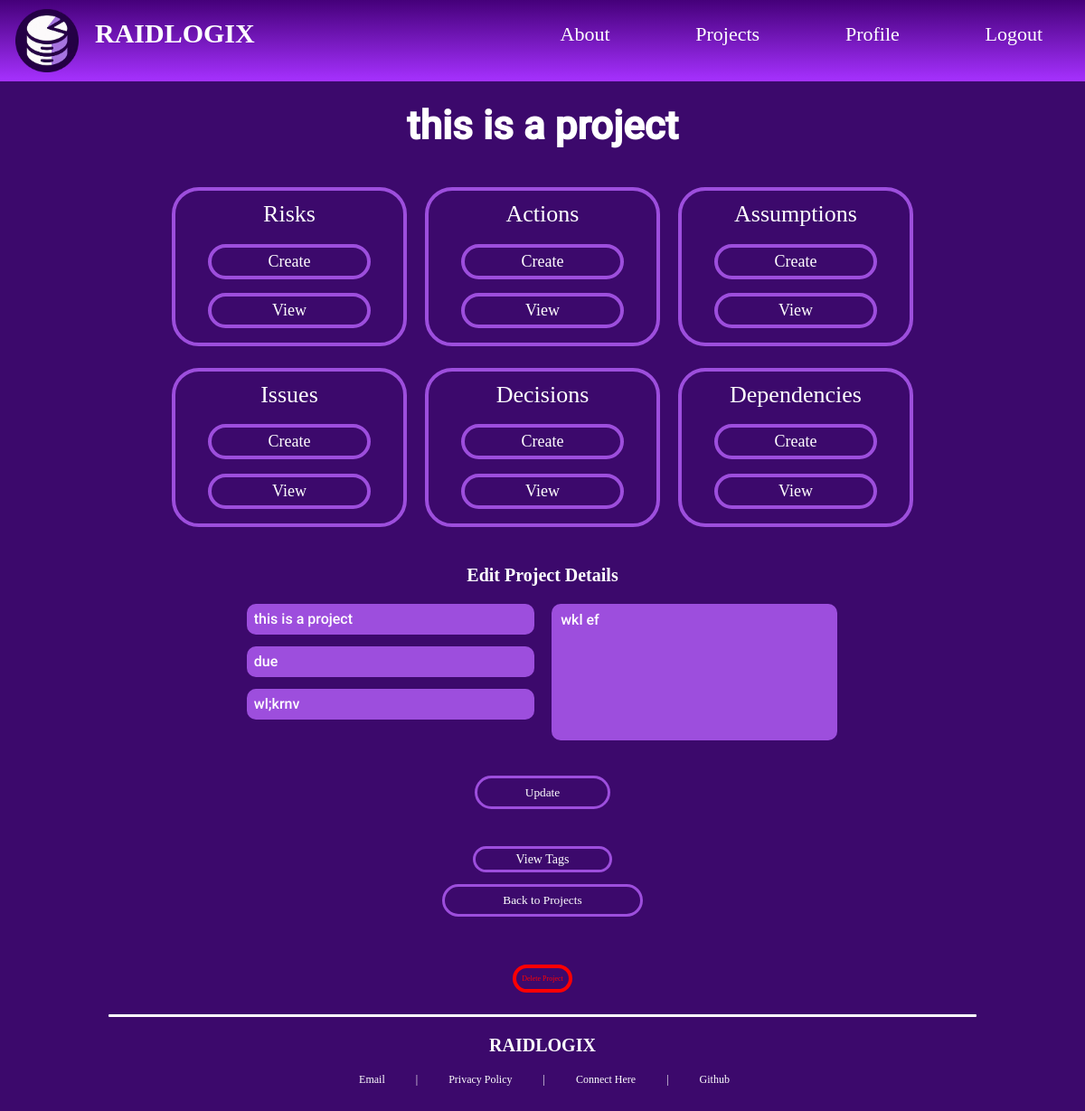
Screenshot of /projects/1/ (signed in) with the database file from the repository.
### raidlogix/models.py (models this page shows)
class project(models.Model):
    name = models.CharField(max_length=50)
    due = models.CharField(max_length=50)
    description = models.TextField()
    budget = models.TextField()

### raidlogix/views.py (the view, shortened to what this page needs)
# urls.py: path('projects/<int:pk>/', views.view_project, name="view_project"),
@login_required
def view_project(request, pk):
    this_project = get_object_or_404(project, pk=pk)
    if not user_projects.objects.filter(user=request.user, project=this_project).exists():
        return HttpResponseForbidden("You do not have permission to access this project.")
    form = CreateProjectForm(instance=this_project)
    context = {
        'project': this_project,
        'form': form,
    }
    return render(request, "view_project.html", context=context)

### raidlogix/forms.py
class CreateProjectForm(ModelForm):
    class Meta:
        model = project
        fields = ['name', 'due', 'budget', 'description']
        labels = {
            'name': '',
            'due': '',
            'budget': '',
            'description': '',
        }
        widgets = {
            'name': forms.TextInput(attrs={'placeholder': 'Project Name'}),
            'due': forms.TextInput(attrs={'placeholder': 'Due Date'}),
            'budget': forms.TextInput(attrs={'placeholder': 'Budget'}),
            'description': forms.Textarea(attrs={'placeholder': 'Description'}),
        }

### raidlogix/templates/view_project.html (shortened to what this page needs)
{% extends 'h_and_f.html' %}
{% load static %}
{% block content %}
    <link rel="stylesheet" href="{% static 'main.css' %}">
    <div id="block-edit-project">
        <div id="edit-project-header"><h1>{{ project.name }}</h1></div>
            <div id="edit-project-horizontal-wrapper">
                <div id="edit-project-vertical-wrapper">
                    <div class="edit-project-card">
                        <div class="edit-project-card-text">Risks</div>
                        <a class="edit-wrapper-link" href="{% url 'add_risk' project.pk %}"><div>Create</div></a>
                        <a class="edit-wrapper-link" href="{% url 'risks' project.pk %}"><div>View</div></a>
                    </div>
                </div>
                <div id="edit-project-vertical-wrapper">
                    <div class="edit-project-card">
                        <div class="edit-project-card-text">Actions</div>
                        <a class="edit-wrapper-link" href="{% url 'add_action' project.pk %}"><div>Create</div></a>
                        <a class="edit-wrapper-link" href="{% url 'actions' project.pk %}"><div>View</div></a>
                    </div>
                </div>
                <div id="edit-project-vertical-wrapper">
                    <div class="edit-project-card">
                        <div class="edit-project-card-text">Assumptions</div>
                        <a class="edit-wrapper-link" href="{% url 'add_assumption' project.pk %}"><div>Create</div></a>
                        <a class="edit-wrapper-link" href="{% url 'assumptions' project.pk %}"><div>View</div></a>
                    </div>
                </div>
            </div>
            <div id="edit-project-horizontal-wrapper">
                <div id="edit-project-vertical-wrapper">
                    <div class="edit-project-card">
                        <div class="edit-project-card-text">Issues</div>
                        <a class="edit-wrapper-link" href="{% url 'add_issue' project.pk %}"><div>Create</div></a>
                        <a class="edit-wrapper-link" href="{% url 'issues' project.pk %}"><div>View</div></a>
                    </div>
                </div>
                <div id="edit-project-vertical-wrapper">
                    <div class="edit-project-card">
                        <div class="edit-project-card-text">Decisions</div>
                        <a class="edit-wrapper-link" href="{% url 'add_decision' project.pk %}"><div>Create</div></a>
                        <a class="edit-wrapper-link" href="{% url 'decisions' project.pk %}"><div>View</div></a>
                    </div>
                </div>
                <div id="edit-project-vertical-wrapper">
                    <div class="edit-project-card">
                        <div class="edit-project-card-text">Dependencies</div>
                        <a class="edit-wrapper-link" href="{% url 'add_dependency' project.pk %}"><div>Create</div></a>
                        <a class="edit-wrapper-link" href="{% url 'dependencies' project.pk %}"><div>View</div></a>
                    </div>
                </div>
            </div>
            <div class="edit-form-input-wrapper">
                <form action="" method="post" class="edit-project-form">
                    <div class="edit-project-form-vertical-wrapper">
                        <h1 class="edit-project-details-header">Edit Project Details</h1>
                        <div class="edit-project-form-horizontal-wrapper">
                            <div id="form-left-wrapper">
                                {{ form.name }}
                                {{ form.due }}
                                {{ form.budget }}
                            </div>
                            <div id="form-right-wrapper">
                                {{ form.description }}
                            </div>
                        </div>
                        <div id="project-buttons">
                        <a href="#"><input id="edit-project-button" type="submit" value="Update"/></a>
                        <a href="{% url 'tags' project.pk %}" id="view-tags-button""><div>View Tags</div></a>
                        <a href="{% url 'projects' %}" id="back-to-projects"><input id="add-attribute-submit" value="Back to Projects"/></a>
                        <button type="submit" class="delete-item" name="delete_project" onclick="return confirm('Are you sure you want to delete this project?');">
                            Delete Project
                        </button>
                        </div>
                    </div>
                 </form>
            </div>
    </div>
{% endblock content %}

### rows the page displays
project: name "this is a project", due "due", budget "wl;krnv", description "wkl ef"
